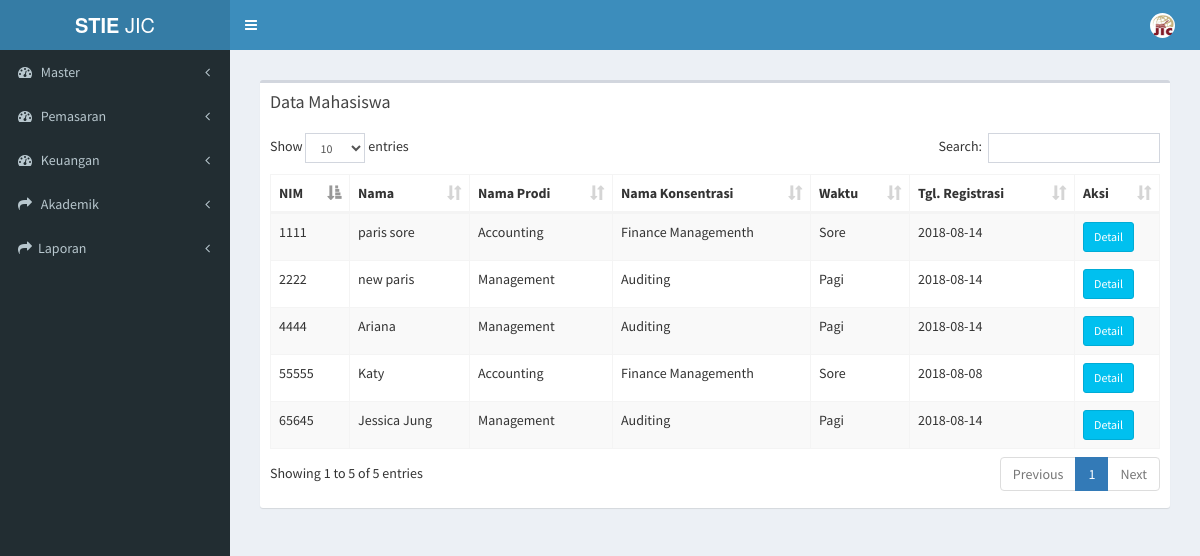
The page /index.php/mahasiswa/mahasiswa_data on the database as committed earlier.
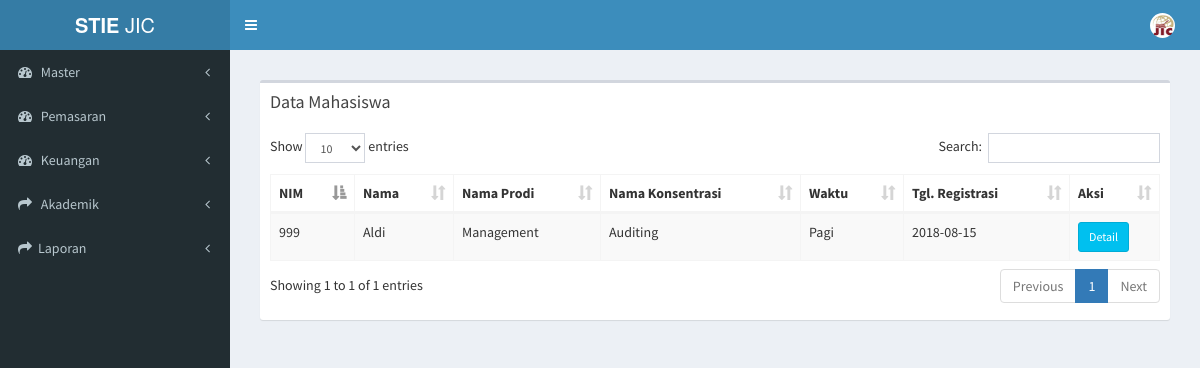
The same page on the database as committed later.
### tables this page shows
CREATE TABLE `tb_mahasiswa` (
  `id_mahasiswa` varchar(7) NOT NULL,
  `id_du` varchar(15) NOT NULL,
  `nama_mahasiswa` varchar(50) NOT NULL,
  `nim` varchar(15) NOT NULL,
  `id_status` varchar(2) NOT NULL,
  `id_konsentrasi` varchar(7) NOT NULL,
  `id_hasil_tes` varchar(7) NOT NULL,
  `id_sekolah` varchar(6) NOT NULL,
  `id_waktu` int(2) NOT NULL,
  `id_grade` varchar(2) NOT NULL,
  `semester_aktif` int(1) NOT NULL
);

CREATE TABLE `tb_prodi` (
  `id_prodi` varchar(6) NOT NULL,
  `nama_prodi` varchar(20) NOT NULL,
  `ketua_prodi` varchar(50) NOT NULL
);

CREATE TABLE `tb_konsentrasi` (
  `id_konsentrasi` varchar(6) NOT NULL,
  `nama_konsentrasi` varchar(20) NOT NULL,
  `id_prodi` varchar(6) NOT NULL
);

CREATE TABLE `tb_waktu` (
  `id_waktu` int(11) NOT NULL,
  `waktu` varchar(10) NOT NULL
);

CREATE TABLE `tb_mhs_add` (
  `id_mahasiswa` varchar(11) NOT NULL,
  `tgl_du` date NOT NULL,
  `id_transportasi` varchar(2) NOT NULL,
  `id_jt` varchar(2) NOT NULL
);

### application/controllers/mahasiswa.php (called while the page is built, shortened)
<?php
class Mahasiswa extends CI_Controller {
	public function __construct()
	{
		$this->load->model('mahasiswa_model');
		$this->load->model('daftar_ulang_model');
		$this->load->model('konsentrasi_model');
		$this->load->model('kurikulum_model');
	}
	public function mahasiswa_data()
	{
			$data['mahasiswa'] = $this->mahasiswa_model->data_mahasiswa();
			$data['main_view'] = 'Mahasiswa/data_mahasiswa_view';
			$this->load->view('template', $data);
	}
}

### index.php (called while the page is built, shortened)
<?php
require_once BASEPATH.'core/CodeIgniter.php';

### application/models/mahasiswa_model.php (called while the page is built, shortened)
<?php
class Mahasiswa_model extends CI_Model {
	public function data_mahasiswa(){
		return $this->db->join('tb_konsentrasi','tb_konsentrasi.id_konsentrasi=tb_mahasiswa.id_konsentrasi')
              ->join('tb_prodi','tb_prodi.id_prodi=tb_konsentrasi.id_prodi')
              ->join('tb_alamat','tb_alamat.id_mahasiswa=tb_mahasiswa.id_mahasiswa')
              ->join('tb_bio','tb_bio.id_mahasiswa=tb_mahasiswa.id_mahasiswa')
              ->join('tb_kontak','tb_kontak.id_mahasiswa=tb_mahasiswa.id_mahasiswa')
              ->join('tb_waktu','tb_waktu.id_waktu=tb_mahasiswa.id_waktu')
              ->join('tb_mhs_add','tb_mhs_add.id_mahasiswa=tb_mahasiswa.id_mahasiswa')
              ->join('tb_status_mhs','tb_status_mhs.id_status=tb_mahasiswa.id_status')
              ->where('tb_mahasiswa.id_status', '1')
              ->get('tb_mahasiswa')
              ->result();
	}
}

### application/views/Mahasiswa/data_mahasiswa_view.php (the view, shortened to what this page needs)
<section class="content">
      <div class="row">
        <div class="col-xs-12">
          <div class="box">
            <div class="box-header">
              <h3 class="box-title">Data Mahasiswa</h3>
            </div>
            <div class="box-body">
              <table id="example1" class="table table-bordered table-striped">
                <thead>
                <tr>
                  <th>NIM</th>
                  <th>Nama</th>
                  <th>Nama Prodi</th>
                  <th>Nama Konsentrasi</th>
                  <th>Waktu</th>
                  <th>Tgl. Registrasi</th>
                  <th>Aksi</th>
                </tr>
                </thead>
                <tbody>
                <?php
                foreach ($mahasiswa as $data) {
                  echo '
                <tr>
                  <td>'.$data->nim.'</td>
                  <td>'.$data->nama_mahasiswa.'
                  </td>
                  <td>'.$data->nama_prodi.'</td>
                  <td>'.$data->nama_konsentrasi.'</td>
                  <td>'.$data->waktu.'</td>
                  <td>'.$data->tgl_du.'</td>
                  <td>
                       <a href="'.base_url('mahasiswa/detail_mahasiswa/'.$data->id_mahasiswa).'" class="btn btn-info btn-sm">Detail</a>
                  </td>
                </tr>
                ';
              }
              ?>
                </tbody>
              </table>
            </div>
          </div>
        </div>
      </div>
    </section>

Rows that differ between the two databases and show on the page:
removed tb_mahasiswa: nim "1111", nama_mahasiswa "paris sore", tb_prodi.nama_prodi "Accounting", id_konsentrasi.nama_konsentrasi "Finance Managementh", id_waktu.waktu "Sore", tb_mhs_add.tgl_du "2018-08-14"
no longer on this page (row edited): tb_mahasiswa: nim "2222", nama_mahasiswa "new paris", tb_prodi.nama_prodi "Management", id_konsentrasi.nama_konsentrasi "Auditing", id_waktu.waktu "Pagi", tb_mhs_add.tgl_du "2018-08-14"
removed tb_mahasiswa: nim "65645", nama_mahasiswa "Jessica Jung", tb_prodi.nama_prodi "Management", id_konsentrasi.nama_konsentrasi "Auditing", id_waktu.waktu "Pagi", tb_mhs_add.tgl_du "2018-08-14"
no longer on this page (row edited): tb_mahasiswa: nim "4444", nama_mahasiswa "Ariana", tb_prodi.nama_prodi "Management", id_konsentrasi.nama_konsentrasi "Auditing", id_waktu.waktu "Pagi", tb_mhs_add.tgl_du "2018-08-14"
no longer on this page (row edited): tb_mahasiswa: nim "55555", nama_mahasiswa "Katy", tb_prodi.nama_prodi "Accounting", id_konsentrasi.nama_konsentrasi "Finance Managementh", id_waktu.waktu "Sore", tb_mhs_add.tgl_du "2018-08-08"
now on this page (row edited): tb_mahasiswa: nim "999", nama_mahasiswa "Aldi", tb_prodi.nama_prodi "Management", id_konsentrasi.nama_konsentrasi "Auditing", id_waktu.waktu "Pagi", tb_mhs_add.tgl_du "2018-08-15"
Other text that changed with them:
text written by a page script: "Show entries Search: Showing 1 to 5 of 5 entries Previous 1 Next" → "Show entries Search: Showing 1 to 1 of 1 entries Previous 1 Next"
